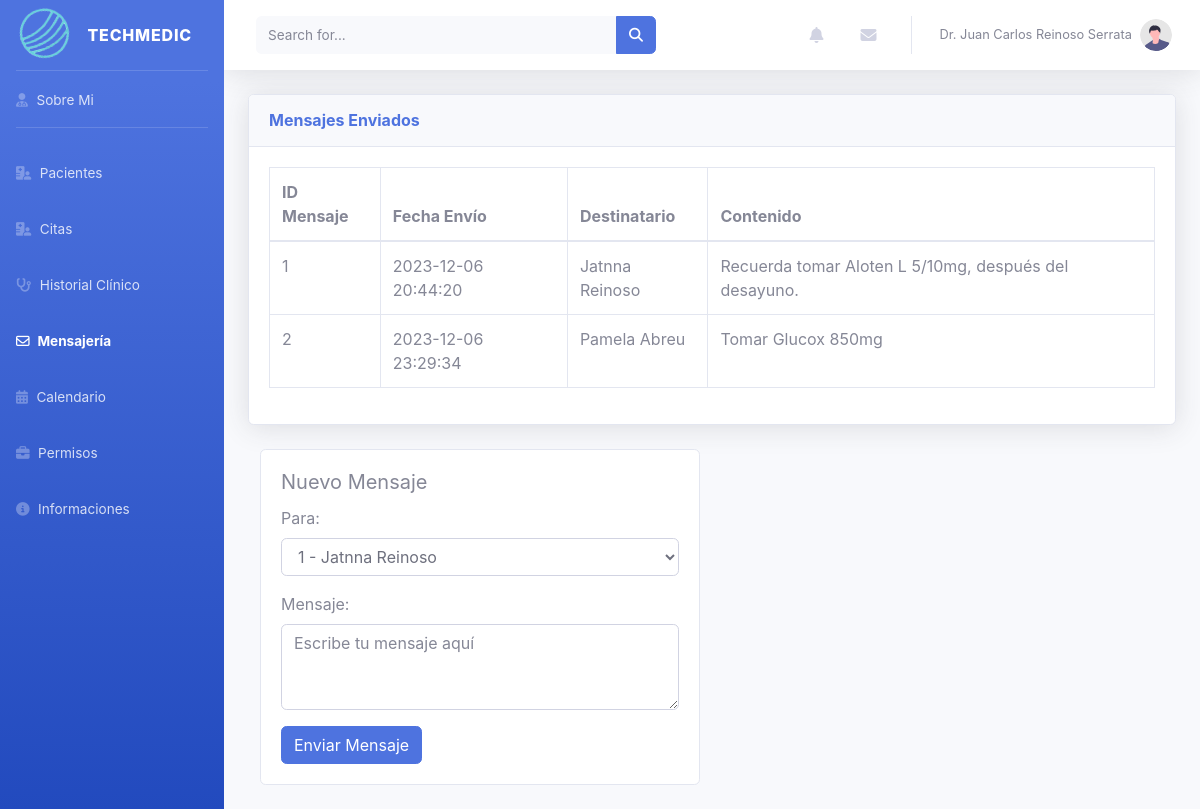
Screenshot of /mensajeria.php (signed in) with the database file from the repository.
### tables this page shows
CREATE TABLE `doctor` (
  `id_doctor` int(11) NOT NULL,
  `nombre` varchar(30) NOT NULL,
  `apellido` varchar(30) NOT NULL,
  `fecha_nacimiento` date NOT NULL,
  `correo` varchar(50) NOT NULL,
  `sexo` varchar(10) NOT NULL,
  `telefono` varchar(12) DEFAULT NULL,
  `cedula` varchar(13) NOT NULL,
  `colegiatura` varchar(10) NOT NULL,
  `id_especialidad` int(11) NOT NULL,
  `lugar_trabajo` varchar(30) NOT NULL,
  `seguro` varchar(30) DEFAULT NULL,
  `estudio_sec` varchar(30) NOT NULL,
  `universidad` varchar(30) NOT NULL,
  `especialidad_uni` varchar(30) NOT NULL,
  `titulo` varchar(30) NOT NULL,
  `curso` varchar(30) DEFAULT NULL,
  `experiencia` varchar(30) DEFAULT NULL,
  `nacionalidad` varchar(30) NOT NULL,
  `provincia` varchar(30) DEFAULT NULL,
  `ciudad` varchar(30) DEFAULT NULL,
  `direccion` varchar(50) NOT NULL,
  `pass` varchar(20) NOT NULL
);

CREATE TABLE `mensaje` (
  `id_mensaje` int(11) NOT NULL,
  `id_emisor` int(11) DEFAULT NULL,
  `id_receptor` int(11) DEFAULT NULL,
  `fecha_envio` timestamp NOT NULL DEFAULT current_timestamp(),
  `contenido` text DEFAULT NULL
);

CREATE TABLE `paciente` (
  `id_paciente` int(11) NOT NULL,
  `nombre` varchar(30) NOT NULL,
  `apellido` varchar(30) NOT NULL,
  `fecha_nacimiento` date NOT NULL,
  `correo` varchar(50) NOT NULL,
  `sexo` varchar(10) NOT NULL,
  `telefono` varchar(12) NOT NULL,
  `cedula` varchar(13) NOT NULL,
  `ocupacion` varchar(30) DEFAULT NULL,
  `seguro` varchar(30) DEFAULT NULL,
  `sangre` varchar(30) DEFAULT NULL,
  `nacionalidad` varchar(30) NOT NULL,
  `provincia` varchar(30) DEFAULT NULL,
  `ciudad` varchar(30) DEFAULT NULL,
  `direccion` varchar(50) NOT NULL,
  `familiar_nombre` varchar(50) NOT NULL,
  `familiar_apellido` varchar(50) NOT NULL,
  `familiar_direccion` varchar(50) DEFAULT NULL,
  `familiar_correo` varchar(50) DEFAULT NULL,
  `familiar_telefono` varchar(12) DEFAULT NULL,
  `pass` varchar(20) NOT NULL,
  `observacion` varchar(100) DEFAULT NULL
);

### mensajeria.php (the view, shortened to what this page needs)
<?php
$conn = Conexion::ConexionBD();
if (isset($_SESSION['correo_doctor'])) {
    $correo_doctor = $_SESSION['correo_doctor'];
    $sql = "SELECT * FROM doctor WHERE correo = '$correo_doctor'";
    $result = $conn->query($sql);
    if ($result) {
        $doctor = $result->fetch(PDO::FETCH_ASSOC);
        $id_doctor = $doctor['id_doctor'];
        $sqlMensajesEnviados = "SELECT m.*, p.nombre, p.apellido
                                FROM mensaje m
                                INNER JOIN paciente p ON m.id_receptor = p.id_paciente
                                WHERE m.id_emisor = $id_doctor";
        $resultMensajesEnviados = $conn->query($sqlMensajesEnviados);
        if ($resultMensajesEnviados) {
            $mensajesEnviados = $resultMensajesEnviados->fetchAll(PDO::FETCH_ASSOC);
        } else {
            $errorInfoMensajes = isset($conn) ? $conn->errorInfo() : null;
            echo "Error al obtener los mensajes enviados: " . ($errorInfoMensajes ? $errorInfoMensajes[2] : "No se pudo obtener información del error");
        }
    } else {
        $errorInfo = isset($conn) ? $conn->errorInfo() : null;
        echo "Error: " . ($errorInfo ? $errorInfo[2] : "No se pudo obtener información del error");
    }
    $sqlPacientes = "SELECT id_paciente, nombre, apellido FROM paciente";
    $resultPacientes = $conn->query($sqlPacientes);
    if ($resultPacientes) {
        $pacientes = $resultPacientes->fetchAll(PDO::FETCH_ASSOC);
    } else {
        $errorInfoPacientes = isset($conn) ? $conn->errorInfo() : null;
        echo "Error: " . ($errorInfoPacientes ? $errorInfoPacientes[2] : "No se pudo obtener información de los pacientes");
    }
} else {
    header("Location: login_doctor.html");
    exit;
}
?>
<!DOCTYPE html>
<html lang="en">
<head>
    <link href="vendor/bootstrap/css/bootstrap.min.css" rel="stylesheet">
    <link href="css/sb-admin-2.min.css" rel="stylesheet">
</head>
<body id="page-top">
    <div id="wrapper">
        <ul class="navbar-nav bg-gradient-primary sidebar sidebar-dark accordion" id="accordionSidebar">
            <a class="sidebar-brand d-flex align-items-center justify-content-center" href="inicio_doctor.php">
                <div class="sidebar-brand-icon rotate-n-15">
                    <img src="logo_only.png" alt="TechMedic Logo" class="img-fluid">
                </div>
                <div class="sidebar-brand-text mx-3">TechMedic</div>
            </a>
            <hr class="sidebar-divider my-0">
            <li class="nav-item">
                <a class="nav-link" href="inicio_doctor.php">
                    <i class="fa-solid fa-user-doctor"></i>
                    <span>Sobre Mi</span></a>
            </li>
            <hr class="sidebar-divider">
            <li class="nav-item">
                <a class="nav-link" href="pacientes.php">
                    <i class="fa-solid fa-hospital-user"></i>
                    <span>Pacientes</span>
                </a>
            </li>
            <li class="nav-item">
                <a class="nav-link" href="citas.php">
                    <i class="fa-solid fa-hospital-user"></i>
                    <span>Citas</span>
                </a>
            </li>
            <li class="nav-item">
                <a class="nav-link" href="historial_clinico.php">
                    <i class="fa-solid fa-stethoscope"></i>
                    <span>Historial Clínico</span>
                </a>
            </li>
            <li class="nav-item active">
                <a class="nav-link" href="mensajeria.php">
                    <i class="fa-regular fa-envelope"></i>
                    <span>Mensajería</span>
                </a>
            </li>
            <li class="nav-item">
                <a class="nav-link" href="calendar.php">
                    <i class="fa-solid fa-calendar-days"></i>
                    <span>Calendario</span></a>
            </li>
            <li class="nav-item">
                <a class="nav-link" href="inicio_doctor.php">
                    <i class="fa-solid fa-briefcase"></i>
                    <span>Permisos</span></a>
            </li>
            <li class="nav-item">
                <a class="nav-link" href="inicio_doctor.php">
                    <i class="fa-solid fa-circle-info"></i>
                    <span>Informaciones</span></a>
            </li>
        </ul>
        <div id="content-wrapper" class="d-flex flex-column">
            <div id="content">
                <nav class="navbar navbar-expand navbar-light bg-white topbar mb-4 static-top shadow">
                    <form
                        class="d-none d-sm-inline-block form-inline mr-auto ml-md-3 my-2 my-md-0 mw-100 navbar-search">
                        <div class="input-group">
                            <input type="text" class="form-control bg-light border-0 small" placeholder="Search for..."
                                aria-label="Search" aria-describedby="basic-addon2">
                            <div class="input-group-append">
                                <button class="btn btn-primary" type="button">
                                    <i class="fas fa-search fa-sm"></i>
                                </button>
                            </div>
                        </div>
                    </form>
                    <ul class="navbar-nav ml-auto">
                        <li class="nav-item dropdown no-arrow mx-1">
                            <a class="nav-link dropdown-toggle" href="#" id="alertsDropdown" role="button"
                                data-toggle="dropdown" aria-haspopup="true" aria-expanded="false">
                                <i class="fas fa-bell fa-fw"></i>
                            </a>
                        </li>
                        <li class="nav-item dropdown no-arrow mx-1">
                            <a class="nav-link dropdown-toggle" href="#" id="messagesDropdown" role="button"
                                data-toggle="dropdown" aria-haspopup="true" aria-expanded="false">
                                <i class="fas fa-envelope fa-fw"></i>
                            </a>
                        </li>
                       <li class="nav-item dropdown no-arrow">
                            <a class="nav-link dropdown-toggle" href="#" id="userDropdown" role="button"
                                data-toggle="dropdown" aria-haspopup="true" aria-expanded="false">
                                <span class="mr-2 d-none d-lg-inline text-gray-600 small">Dr. <?php echo $doctor['nombre'] . ' ' . $doctor['apellido']; ?>  </span>
                                <img class="img-profile rounded-circle"
                                    src="img/undraw_profile.svg">
                            </a>
                        </li>
                    </ul>
                </nav>
                <div class="container-fluid">
                    <div class="row">
                        <div class="col-lg-12">
                            <div class="card shadow mb-4">
                                <div class="card-header py-3">
                                    <h6 class="m-0 font-weight-bold text-primary">Mensajes Enviados</h6>
                                </div>
                                <div class="card-body">
                                    <div class="table-responsive">
                                        <table class="table table-bordered" id="dataTable" width="100%" cellspacing="0">
                                            <thead>
                                                <tr>
                                                    <th>ID Mensaje</th>
                                                    <th>Fecha Envío</th>
                                                    <th>Destinatario</th>
                                                    <th>Contenido</th>
                                                </tr>
                                            </thead>
                                            <tbody>
                                                <?php foreach ($mensajesEnviados as $mensajeEnviado) : ?>
                                                    <tr>
                                                        <td><?= $mensajeEnviado['id_mensaje'] ?></td>
                                                        <td><?= $mensajeEnviado['fecha_envio'] ?></td>
                                                        <td><?= $mensajeEnviado['nombre'] . ' ' . $mensajeEnviado['apellido'] ?></td>
                                                        <td><?= $mensajeEnviado['contenido'] ?></td>
                                                    </tr>
                                                <?php endforeach; ?>
                                            </tbody>
                                        </table>
                                    </div>
                                </div>
                            </div>
                        </div>
                    </div>
                    <div class="col-lg-6 mb-4">
                        <div class="card">
                            <div class="card-body">
                                <h5 class="card-title">Nuevo Mensaje</h5>
                                <form action="enviar_mensaje.php" method="POST">
                                    <div class="form-group">
                                        <label for="recipient">Para:</label>
                                        <select class="form-control" id="recipient" name="id_receptor">
                                            <?php foreach ($pacientes as $paciente) : ?>
                                                <option value="<?= $paciente['id_paciente'] ?>">
                                                    <?= $paciente['id_paciente'] . ' - ' . $paciente['nombre'] . ' ' . $paciente['apellido'] ?>
                                                </option>
                                            <?php endforeach; ?>
                                        </select>
                                    </div>
                                    <div class="form-group">
                                        <label for="message">Mensaje:</label>
                                        <textarea class="form-control" id="message" name="contenido" rows="3" placeholder="Escribe tu mensaje aquí"></textarea>
                                    </div>
                                    <button type="submit" class="btn btn-primary">Enviar Mensaje</button>
                                </form>
                            </div>
                        </div>
                    </div>
                </div>
            </div>
        </div>
    </div>
</body>
</html>

### rows the page displays
doctor: nombre "Juan Carlos", apellido "Reinoso Serrata"
mensaje: id_mensaje "1", fecha_envio "2023-12-06 20:44:20", id_receptor.nombre "Jatnna", id_receptor.apellido "Reinoso", contenido "Recuerda tomar Aloten L 5/10mg, después del desayuno."
mensaje: id_mensaje "2", fecha_envio "2023-12-06 23:29:34", id_receptor.nombre "Pamela", id_receptor.apellido "Abreu", contenido "Tomar Glucox 850mg"

### other values shown
form field id_receptor "1 - Jatnna Reinoso"
